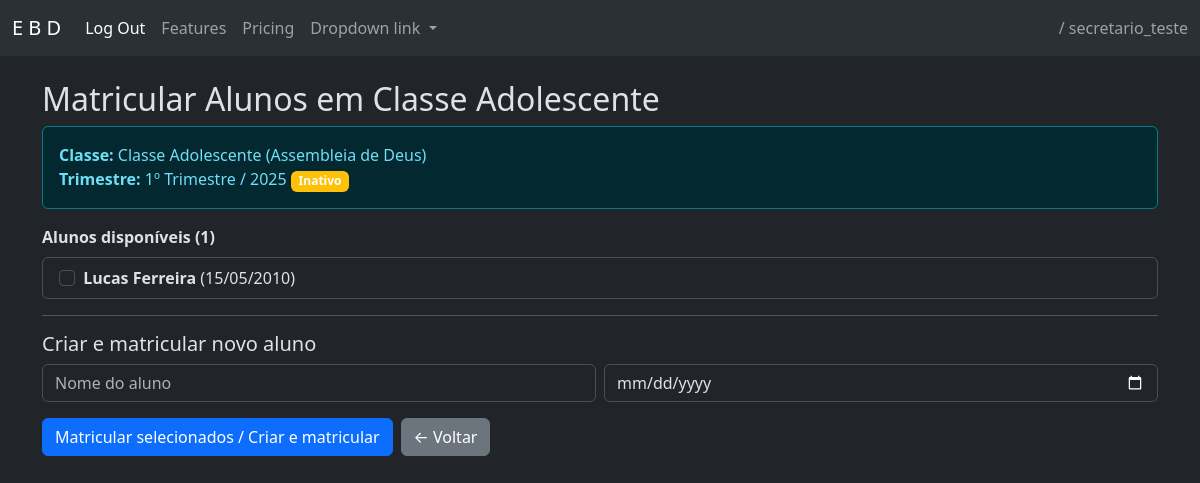
/alunos/matricular/6/ (signed in), run on the app's committed database.
### base/models.py (models this page shows, shortened)
class Usuario(AbstractUser):
    ROLE_CHOICES = [
        ('superintendente', 'Superintendente'),
        ('secretario', 'Secretário'),
        ('professor', 'Professor'),
    ]
    igreja = models.ForeignKey(Igreja, on_delete=models.PROTECT, related_name="usuarios", null=True, blank=True)
    role = models.CharField("Cargo", max_length=50, choices=ROLE_CHOICES, default='professor')
    class Meta:
        verbose_name = "Usuário"
        verbose_name_plural = "Usuários"

class Classe(models.Model):
    igreja = models.ForeignKey(Igreja, on_delete=models.PROTECT, related_name="classes")
    nome = models.CharField("Nome da Classe", max_length=100)
    class Meta:
        verbose_name = "Classe"
        verbose_name_plural = "Classes"
        ordering = ["igreja", "nome"]

class Igreja(models.Model):
    nome = models.CharField("Nome da Igreja", max_length=100, unique=True)
    class Meta:
        verbose_name = "Igreja"
        verbose_name_plural = "Igrejas"
        ordering = ["nome"]

class Trimestre(models.Model):
    igreja = models.ForeignKey(Igreja, on_delete=models.PROTECT, related_name="trimestres")
    trimestre = models.CharField(max_length=50)  # 1 Trim
    ano = models.PositiveIntegerField()
    ativo = models.BooleanField(default=False)
    concluido = models.BooleanField(default=False)
    class Meta:
        verbose_name = "Trimestre"
        verbose_name_plural = "Trimestres"
        unique_together = ('igreja', 'trimestre', 'ano')
        ordering = ["-ano", "trimestre"]

class Aluno(models.Model):
    igreja = models.ForeignKey(Igreja, on_delete=models.PROTECT, related_name="alunos")
    nome = models.CharField(max_length=200)
    data_nascimento = models.DateField()
    class Meta:
        verbose_name = "Aluno"
        verbose_name_plural = "Alunos"
        ordering = ["nome"]

### base/views.py (the view, shortened to what this page needs)
# urls.py: path('alunos/matricular/', views.aluno_matricular, name='aluno_matricular'),
@user_passes_test(is_actor)
def aluno_matricular(request, classe_id=None):
    classe = get_object_or_404(Classe, id=classe_id)
    trimestre = Trimestre.objects.filter(ativo=True).first()
    if not trimestre:
        trimestre = Trimestre.objects.filter(concluido=False).first()
        if not trimestre:
            messages.warning(request, 'Nenhum trimestre disponível. Inicie um trimestre antes de matricular alunos.')
            return redirect('periodo_iniciar')
        messages.info(request, f'Usando trimestre: {trimestre.trimestre}/{trimestre.ano}')
    if trimestre.concluido:
        messages.error(request, 'Não é possível matricular alunos em um trimestre concluído.')
        return redirect('aluno_list')
    matriculados_ids = Matricula.objects.filter(trimestre=trimestre, ativa=True).values_list('aluno_id', flat=True)
    alunos_disponiveis = Aluno.objects.exclude(id__in=matriculados_ids)
    return render(request, 'aluno_matricula_form.html', {'classe': classe, 'trimestre': trimestre, 'alunos_disponiveis': alunos_disponiveis})

### base/views.py (called while the page is built)
def is_actor(user): return user.is_authenticated and user.role in ['professor', 'secretario', 'superintendente']

### base/templates/aluno_matricula_form.html (shortened to what this page needs)
{% extends 'base.html' %}
{% block conteudo %}
<div class="container py-4">
  <h2>Matricular Alunos em {{ classe.nome }}</h2>
  <div class="alert alert-info" role="alert">
    <strong>Classe:</strong> {{ classe.nome }} ({{ classe.igreja.nome }})<br>
    <strong>Trimestre:</strong> {{ trimestre.trimestre }} / {{ trimestre.ano }}
    {% if not trimestre.ativo %}<span class="badge bg-warning">Inativo</span>{% else %}<span class="badge bg-success">Ativo</span>{% endif %}
  </div>
  <form method="post">
    <div class="mb-3">
      <label class="form-label"><strong>Alunos disponíveis ({{ alunos_disponiveis.count }})</strong></label>
      {% if alunos_disponiveis %}
        <div class="list-group">
          {% for aluno in alunos_disponiveis %}
            <label class="list-group-item">
              <input class="form-check-input me-1" type="checkbox" name="alunos" value="{{ aluno.id }}">
              <strong>{{ aluno.nome }}</strong> ({{ aluno.data_nascimento|date:"d/m/Y" }})
            </label>
          {% endfor %}
        </div>
      {% else %}
        <div class="alert alert-warning">Nenhum aluno disponível para matrícula.</div>
      {% endif %}
    </div>
    <hr>
    <h5 class="mt-3">Criar e matricular novo aluno</h5>
    <div class="row g-2 mb-3">
      <div class="col-md-6">
        <input type="text" name="nome" class="form-control" placeholder="Nome do aluno">
      </div>
      <div class="col-md-6">
        <input type="date" name="data_nascimento" class="form-control" placeholder="Data de nascimento">
      </div>
    </div>
    <div class="d-flex gap-2">
      <button type="submit" class="btn btn-primary" {% if trimestre.concluido %}disabled{% endif %}>Matricular selecionados / Criar e matricular</button>
      <a class="btn btn-secondary" href="{% url 'home' %}">← Voltar</a>
    </div>
  </form>
</div>
{% endblock conteudo %}

### base/templates/base.html (shortened to what this page needs)
{% load static %}
<!doctype html>
<html lang="pt-br">
	<head>
		<link href="https://cdn.jsdelivr.net/npm/bootstrap@5.3.8/dist/css/bootstrap.min.css" rel="stylesheet">
	</head>
	<body data-bs-theme="dark">
		<nav class="navbar navbar-expand-lg bg-body-tertiary" data-bs-theme="dark">
				<div class="container-fluid">
						<a class="navbar-brand" href="#">E  B  D</a>
						<div class="collapse navbar-collapse" id="navbarNavDropdown">
						<ul class="navbar-nav">
								<li class="nav-item">
								<form action="{% url 'logout' %}" method="post">
										<button type="submit" class="nav-link active" aria-current="page"> Log Out </button>
								</form>
								</li>
								<li class="nav-item">
								<a class="nav-link" href="#">Features</a>
								</li>
								<li class="nav-item">
								<a class="nav-link" href="#">Pricing</a>
								</li>
								<li class="nav-item dropdown">
								<a class="nav-link dropdown-toggle" href="#" role="button" data-bs-toggle="dropdown" aria-expanded="false">
										Dropdown link
								</a>
								</li>
						</ul>
						<span class="navbar-text ms-auto">
								{{ perfil }} / {{request.user.username}}
						</span>
						</div>
				</div>
		</nav>
		<main>
			{% block conteudo %}{% endblock %}
		</main>
	</body>
</html>

### data on the page
Usuario: user.username "secretario_teste"
Classe: nome "Classe Adolescente", igreja.nome "Assembleia de Deus"
Trimestre: trimestre "1º Trimestre", ano "2025"
Aluno: nome "Lucas Ferreira", data_nascimento "15/05/2010"

### other printed values
{{ alunos_disponiveis.count }} "1"
